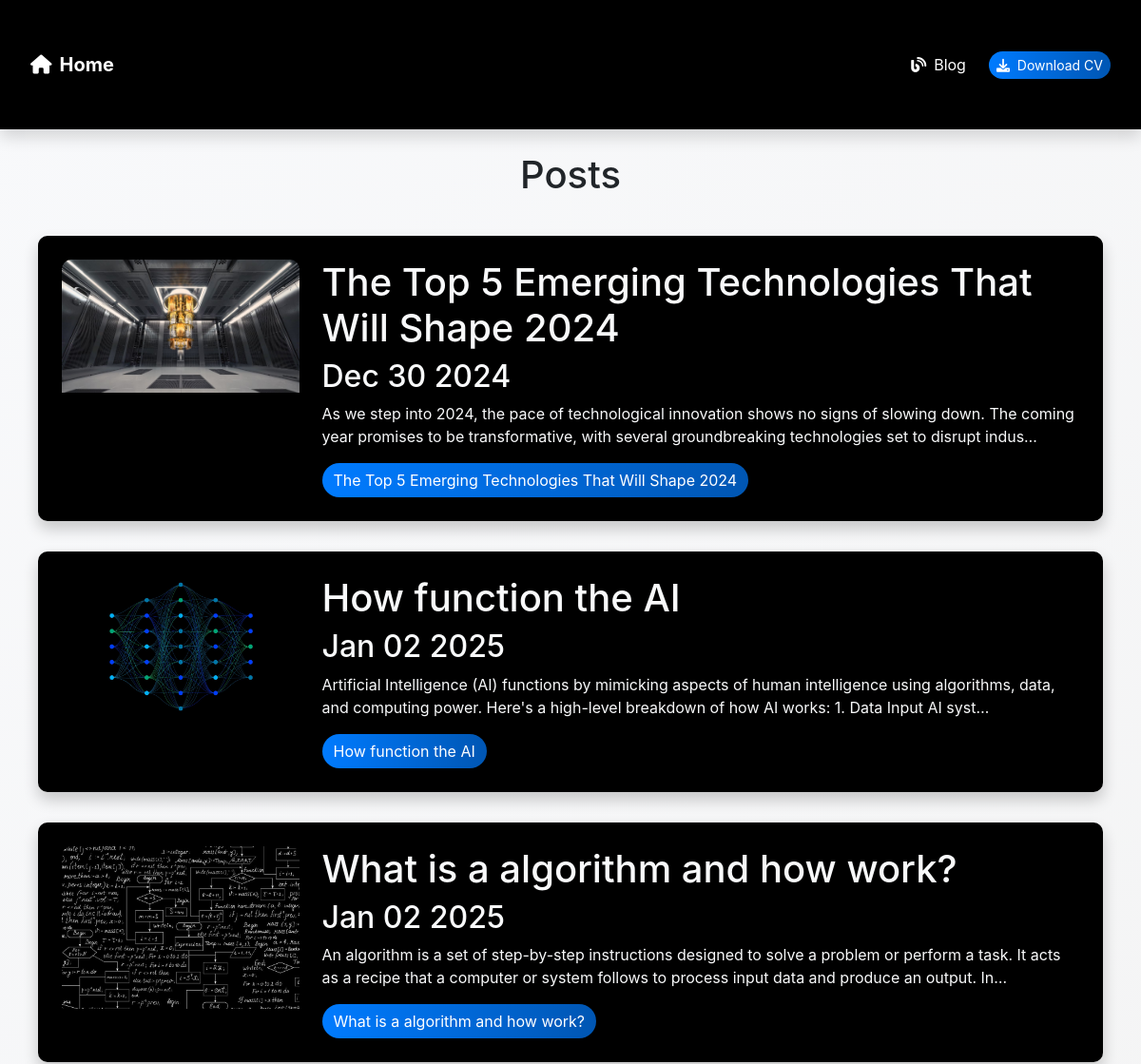
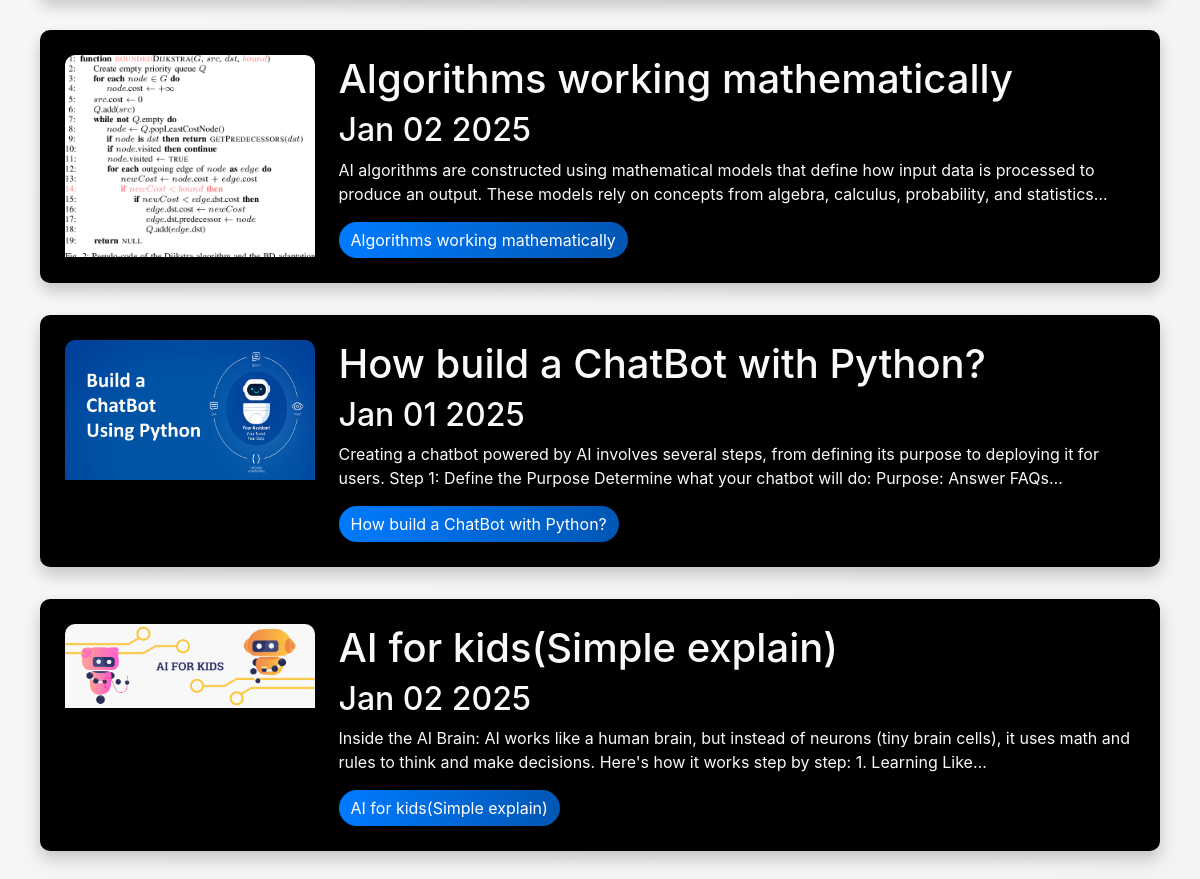
Screenshot of /blog/ with the database file from the repository (2 pictures, top to bottom).
### webportfolio/apps/blog/models.py (models this page shows)
class Post(models.Model):
    title = models.CharField(max_length=100)
    description = models.TextField()
    image = models.ImageField(upload_to='blog/images/')
    date = models.DateField(datetime.date.today)

### webportfolio/apps/blog/views.py (the view)
# urls.py: urlpatterns = [ path("", render_post, name='posts'),
def render_post(request):
    posts = Post.objects.all()
    return render(request, 'post.html', {'posts': posts})

### webportfolio/apps/blog/templates/post.html
{% extends 'layout.html' %}
{% block content %}
    <h1 class="text-center text-dark mb-4">Posts</h1>
{% for post in posts %}
<div class="p-3">
    <div class="card card-body bg-black">
<div class="row">
    <div class="col-3">
    <img src="{{post.image.url}}" alt="{{post.title}}" class="img-fluid">
    </div>
    <div class="col-9">
        <h1>{{post.title}}</h1>
    <h2>{{post.date|date:"M d Y"}}</h2>
    <p>{{post.description|striptags|truncatechars:200|safe}}</p>
        <a href="{% url 'blog:post_detail' post.id%}" class="btn btn-primary">{{post.title}}</a>
    </div>
</div>
</div>
</div>
{% endfor %}
{% endblock %}

### webportfolio/apps/portfolio/templates/layout.html (shortened to what this page needs)
<!doctype html>
{% load static %}
<html lang="en">
<head>
    <link rel="stylesheet" href="https://cdn.jsdelivr.net/npm/bootstrap@5.3.3/dist/css/bootstrap.min.css">
    <link rel="stylesheet" href="{% static 'main.css' %}">
</head>
<body class="text-light">
{% include 'parshas/navbar.html' %}
<div class="container p-4">
     {% block content %}
     {% endblock %}
</div>
</body>
</html>

### webportfolio/apps/portfolio/templates/parshas/navbar.html (shortened to what this page needs)
{% load static %}
<head>
    <link rel="stylesheet" href="https://cdnjs.cloudflare.com/ajax/libs/font-awesome/6.0.0-beta3/css/all.min.css">
</head>
<nav class="navbar navbar-expand-lg bg-black py-3 shadow">
  <div class="container">
    <a class="navbar-brand text-white d-flex align-items-center" href="/">
      <i class="fas fa-home me-2"></i> Home
    </a>
    <div class="collapse navbar-collapse" id="navbarNav">
      <ul class="navbar-nav ms-auto">
        <li class="nav-item d-flex align-items-center">
          <a class="nav-link text-white d-flex align-items-center" href="{% url 'blog:posts' %}">
            <i class="fas fa-blog me-2"></i> Blog
          </a>
        </li>
        <li class="nav-item d-flex align-items-center">
          <a class="btn btn-primary btn-sm text-white" href="{% static 'portfolio/Cv.pdf' %}">
            <i class="fas fa-download me-1"></i> Download CV
          </a>
        </li>
      </ul>
    </div>
  </div>
</nav>

### webportfolio/apps/portfolio/static/main.css (style rules this page uses)
body { background: linear-gradient(135deg, #f8f9fb, #f3f3f3); color: #ffffff; font-family: 'Inter', sans-serif; }
.navbar { background-color: rgba(0, 0, 0, 0.8); transition: background-color 0.3s ease; }
.navbar-brand { font-weight: bold; color: #ffffff; transition: transform 0.3s ease, color 0.3s ease; }
.navbar-nav .nav-link { color: #ffffff; margin-right: 1rem; transition: transform 0.3s ease, color 0.3s ease; }
.btn-primary { background: linear-gradient(90deg, #007bff, #0056b3); border: none; border-radius: 50px; transition: transform 0.3s ease, box-shadow 0.3s ease; }
.card { border-radius: 10px; box-shadow: 0 8px 16px rgba(0, 0, 0, 0.2); transition: transform 0.3s ease; }
.card img { border-top-left-radius: 10px; border-top-right-radius: 10px; }
.card-body { padding: 1.5rem; }
.container { max-width: 1200px; margin: 0 auto; padding: 2rem; }

### rows the page displays
Post: image (picture), title "The Top 5 Emerging Technologies That Will Shape 2024", date "Dec 30 2024", description "As we step into 2024, the pace of technological innovation shows no signs of slowing down. The coming year promises to be transformative, with several groundbreaking technologies set to disrupt indus…"
Post: image (picture), title "How function the AI", date "Jan 02 2025", description "Artificial Intelligence (AI) functions by mimicking aspects of human intelligence using algorithms, data, and computing power. Here's a high-level breakdown of how AI works: 1. Data Input AI syst…"
Post: image (picture), title "What is a algorithm and how work?", date "Jan 02 2025", description "An algorithm is a set of step-by-step instructions designed to solve a problem or perform a task. It acts as a recipe that a computer or system follows to process input data and produce an output. In…"
Post: image (picture), title "Algorithms working mathematically", date "Jan 02 2025", description "AI algorithms are constructed using mathematical models that define how input data is processed to produce an output. These models rely on concepts from algebra, calculus, probability, and statistics…"
Post: image (picture), title "How build a ChatBot with Python?", date "Jan 01 2025", description "Creating a chatbot powered by AI involves several steps, from defining its purpose to deploying it for users. Step 1: Define the Purpose Determine what your chatbot will do: Purpose: Answer FAQs…"
Post: image (picture), title "AI for kids(Simple explain)", date "Jan 02 2025", description "Inside the AI Brain: AI works like a human brain, but instead of neurons (tiny brain cells), it uses math and rules to think and make decisions. Here's how it works step by step: 1. Learning Like…"
